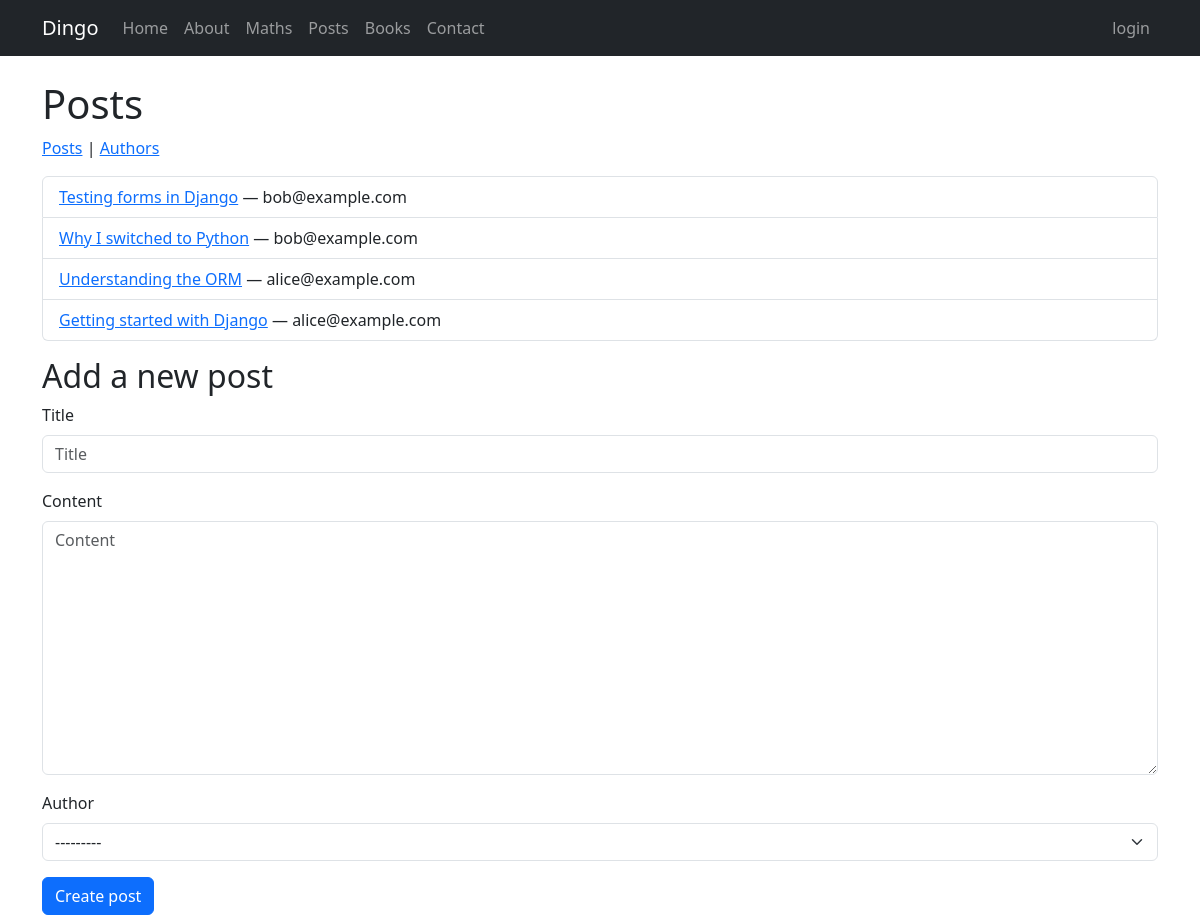
/posts/, run on the app's committed database.
### posts/models.py (models this page shows, shortened)
class Post(models.Model):
    title = models.CharField(max_length=200)
    content = models.TextField()
    created = models.DateTimeField(auto_now_add=True)
    modified = models.DateTimeField(auto_now=True)
    author = models.ForeignKey(
        Author,
        on_delete=models.CASCADE,
        related_name="posts",
    )
    class Meta:
        ordering = ["-created"]

class Author(models.Model):
    email = models.EmailField(unique=True)
    bio = models.TextField(null=True, blank=True)
    def __str__(self):
        return self.email

### posts/views.py (the view)
# urls.py: path("", posts_list, name="posts_list"),
def posts_list(request):
    if request.method == "POST":
        form = PostForm(data=request.POST)
        if form.is_valid():
            form.save()
            messages.add_message(request, messages.SUCCESS, "Post created!")
            return redirect("posts:posts_list")
        messages.add_message(request, messages.ERROR, "Please fix the errors below.")
    else:
        form = PostForm()
    paginator = Paginator(Post.objects.all(), 5)
    page_number = request.GET.get("page")
    posts = paginator.get_page(page_number)
    return render(
        request=request,
        template_name="posts/posts_list.html",
        context={"posts": posts, "form": form},
    )

### posts/forms.py
class PostForm(forms.ModelForm):
    class Meta:
        model = Post
        fields = ["title", "content", "author"]

### posts/templates/posts/posts_list.html (shortened to what this page needs)
{% extends "posts/base.html" %}
{% load django_bootstrap5 %}
{% block posts_content %}
    <ul class="list-group mb-3">
        {% for post in posts %}
            <li class="list-group-item">
                <a href="{% url 'posts:post_details' pk=post.pk %}">{{ post.title }}</a>
                &mdash; {{ post.author }}
            </li>
        {% empty %}
            <li class="list-group-item">No posts yet.</li>
        {% endfor %}
    </ul>
    <h2>Add a new post</h2>
    <form method="post">
        {% bootstrap_form form %}
        <button type="submit" class="btn btn-primary">Create post</button>
    </form>
{% endblock %}

### data on the page
Post: title "Testing forms in Django", author "bob@example.com"
Post: title "Why I switched to Python", author "bob@example.com"
Post: title "Understanding the ORM", author "alice@example.com"
Post: title "Getting started with Django", author "alice@example.com"
